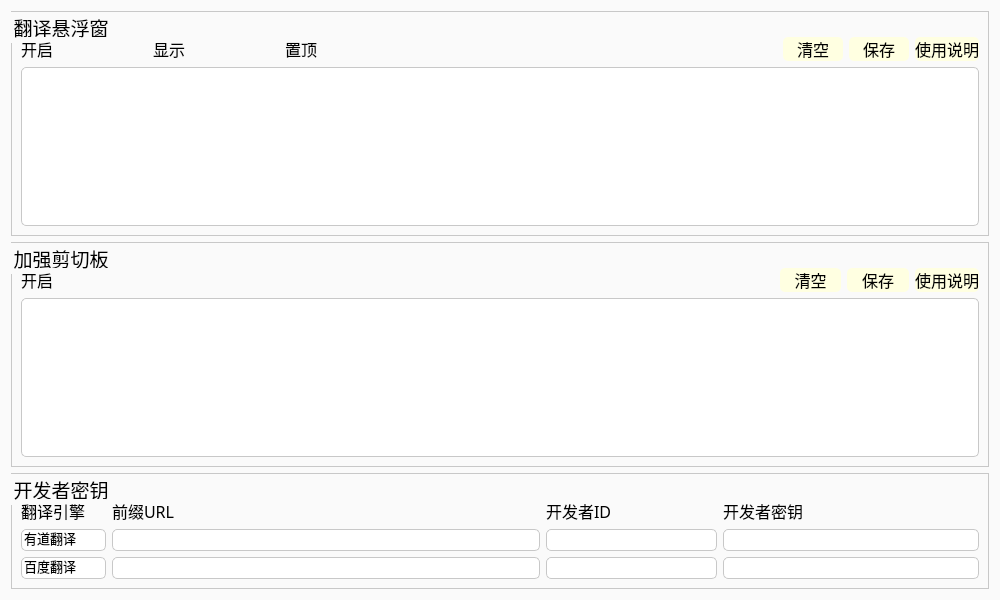
<?xml version="1.0" encoding="UTF-8"?>
<ui version="4.0">
 <class>Widget</class>
 <widget class="QWidget" name="Widget">
  <property name="geometry">
   <rect>
    <x>0</x>
    <y>0</y>
    <width>1000</width>
    <height>600</height>
   </rect>
  </property>
  <property name="windowTitle">
   <string>文献翻译</string>
  </property>
  <property name="styleSheet">
   <string notr="true">QWidget{
	background-color: rgba(250, 250, 250, 250);
	border:none;
}
QGroupBox{
	color: rgb(0, 0, 0);
	border:1px solid rgb(200,200,200);
}
QScrollBar:vertical{
	border: none;
	width:8px;
	margin: 0 0 0 0;
	background: transparent;
}
QScrollBar::handle:vertical{
	background: rgb(200, 200, 200);
	border-radius:4px;
}
QScrollBar::handle:vertical:hover{
	background: rgb(160, 160, 160);
	border-radius:4px;
}
QScrollBar::handle:vertical:pressed{
	background: rgb(5, 160, 255);
	border-radius:4px;
}
QScrollBar::add-page,QScrollBar::sub-page:vertical{
	background: transparent;
}
QScrollBar::add-line,QScrollBar::sub-line:vertical{
	background: transparent;
}
QLabel{
	color: rgb(0, 0, 0);
}
QTextEdit{
	border-radius:5px;
	border:1px solid rgb(200,200,200);
	background-color: rgb(255, 255, 255);
	color: rgb(0, 0, 0);
}
QLineEdit{
	border-radius:5px;
	border:1px solid rgb(200,200,200);
	background-color: rgb(255, 255, 255);
	color: rgb(0, 0, 0);
}
QPushButton{
	border-radius:5px;
	color: rgb(0,0, 0);
	background-color: rgb(255, 255, 225);
}
QPushButton:hover{
	border-radius:5px;
	color: rgb(0, 0, 0);
	background-color: rgb(255, 255, 252);
}</string>
  </property>
  <layout class="QVBoxLayout" name="verticalLayout">
   <item>
    <widget class="QGroupBox" name="groupbox_2">
     <property name="font">
      <font>
       <family>楷体</family>
       <pointsize>14</pointsize>
      </font>
     </property>
     <property name="title">
      <string>翻译悬浮窗</string>
     </property>
     <layout class="QGridLayout" name="gridLayout_2" columnstretch="1,1,1,1,1,1,6,1,1,0">
      <property name="topMargin">
       <number>25</number>
      </property>
      <item row="0" column="8">
       <widget class="QPushButton" name="savebutton">
        <property name="font">
         <font>
          <family>楷体</family>
          <pointsize>12</pointsize>
         </font>
        </property>
        <property name="text">
         <string>保存</string>
        </property>
       </widget>
      </item>
      <item row="1" column="0" colspan="10">
       <widget class="QTextEdit" name="textEdit">
        <property name="font">
         <font>
          <family>楷体</family>
          <pointsize>10</pointsize>
         </font>
        </property>
        <property name="readOnly">
         <bool>true</bool>
        </property>
        <property name="html">
         <string>&lt;!DOCTYPE HTML PUBLIC &quot;-//W3C//DTD HTML 4.0//EN&quot; &quot;http://www.w3.org/TR/REC-html40/strict.dtd&quot;&gt;
&lt;html&gt;&lt;head&gt;&lt;meta name=&quot;qrichtext&quot; content=&quot;1&quot; /&gt;&lt;style type=&quot;text/css&quot;&gt;
p, li { white-space: pre-wrap; }
&lt;/style&gt;&lt;/head&gt;&lt;body style=&quot; font-family:'楷体'; font-size:10pt; font-weight:400; font-style:normal;&quot;&gt;
&lt;p style=&quot;-qt-paragraph-type:empty; margin-top:0px; margin-bottom:0px; margin-left:0px; margin-right:0px; -qt-block-indent:0; text-indent:0px; font-family:'楷体';&quot;&gt;&lt;br /&gt;&lt;/p&gt;&lt;/body&gt;&lt;/html&gt;</string>
        </property>
       </widget>
      </item>
      <item row="0" column="3">
       <widget class="SwitchButton" name="showSwitch" native="true"/>
      </item>
      <item row="0" column="9">
       <widget class="QPushButton" name="helpbutton">
        <property name="font">
         <font>
          <family>楷体</family>
          <pointsize>12</pointsize>
         </font>
        </property>
        <property name="text">
         <string>使用说明</string>
        </property>
       </widget>
      </item>
      <item row="0" column="1">
       <widget class="SwitchButton" name="startSwitch" native="true"/>
      </item>
      <item row="0" column="6">
       <spacer name="horizontalSpacer">
        <property name="orientation">
         <enum>Qt::Horizontal</enum>
        </property>
        <property name="sizeHint" stdset="0">
         <size>
          <width>353</width>
          <height>20</height>
         </size>
        </property>
       </spacer>
      </item>
      <item row="0" column="2">
       <widget class="QLabel" name="showLabel">
        <property name="font">
         <font>
          <family>楷体</family>
          <pointsize>12</pointsize>
         </font>
        </property>
        <property name="text">
         <string>显示</string>
        </property>
       </widget>
      </item>
      <item row="0" column="4">
       <widget class="QLabel" name="topLabel">
        <property name="font">
         <font>
          <family>楷体</family>
          <pointsize>12</pointsize>
         </font>
        </property>
        <property name="text">
         <string>置顶</string>
        </property>
       </widget>
      </item>
      <item row="0" column="0">
       <widget class="QLabel" name="startLabel">
        <property name="font">
         <font>
          <family>楷体</family>
          <pointsize>12</pointsize>
         </font>
        </property>
        <property name="text">
         <string>开启</string>
        </property>
       </widget>
      </item>
      <item row="0" column="5">
       <widget class="SwitchButton" name="topSwitch" native="true"/>
      </item>
      <item row="0" column="7">
       <widget class="QPushButton" name="clearbutton">
        <property name="font">
         <font>
          <family>楷体</family>
          <pointsize>12</pointsize>
         </font>
        </property>
        <property name="text">
         <string>清空</string>
        </property>
       </widget>
      </item>
     </layout>
    </widget>
   </item>
   <item>
    <widget class="QGroupBox" name="groupbox_3">
     <property name="font">
      <font>
       <family>楷体</family>
       <pointsize>14</pointsize>
      </font>
     </property>
     <property name="title">
      <string>加强剪切板</string>
     </property>
     <layout class="QGridLayout" name="gridLayout_4" columnstretch="1,1,10,1,1,0">
      <property name="topMargin">
       <number>25</number>
      </property>
      <item row="0" column="2">
       <spacer name="horizontalSpacer_2">
        <property name="orientation">
         <enum>Qt::Horizontal</enum>
        </property>
        <property name="sizeHint" stdset="0">
         <size>
          <width>614</width>
          <height>20</height>
         </size>
        </property>
       </spacer>
      </item>
      <item row="1" column="0" colspan="6">
       <widget class="QTextEdit" name="textEdit_2">
        <property name="font">
         <font>
          <family>楷体</family>
          <pointsize>10</pointsize>
         </font>
        </property>
        <property name="readOnly">
         <bool>true</bool>
        </property>
       </widget>
      </item>
      <item row="0" column="0">
       <widget class="QLabel" name="startLabel_2">
        <property name="font">
         <font>
          <family>楷体</family>
          <pointsize>12</pointsize>
         </font>
        </property>
        <property name="text">
         <string>开启</string>
        </property>
       </widget>
      </item>
      <item row="0" column="1">
       <widget class="SwitchButton" name="startSwitch_2" native="true"/>
      </item>
      <item row="0" column="4">
       <widget class="QPushButton" name="savebutton_2">
        <property name="font">
         <font>
          <family>楷体</family>
          <pointsize>12</pointsize>
         </font>
        </property>
        <property name="text">
         <string>保存</string>
        </property>
       </widget>
      </item>
      <item row="0" column="5">
       <widget class="QPushButton" name="helpbutton_2">
        <property name="font">
         <font>
          <family>楷体</family>
          <pointsize>12</pointsize>
         </font>
        </property>
        <property name="text">
         <string>使用说明</string>
        </property>
       </widget>
      </item>
      <item row="0" column="3">
       <widget class="QPushButton" name="clearbutton_2">
        <property name="font">
         <font>
          <family>楷体</family>
          <pointsize>12</pointsize>
         </font>
        </property>
        <property name="text">
         <string>清空</string>
        </property>
       </widget>
      </item>
     </layout>
    </widget>
   </item>
   <item>
    <widget class="QGroupBox" name="groupbox">
     <property name="font">
      <font>
       <family>楷体</family>
       <pointsize>14</pointsize>
      </font>
     </property>
     <property name="title">
      <string>开发者密钥</string>
     </property>
     <layout class="QGridLayout" name="gridLayout" columnstretch="1,5,2,3">
      <property name="topMargin">
       <number>25</number>
      </property>
      <item row="0" column="0">
       <widget class="QLabel" name="typeLabel">
        <property name="font">
         <font>
          <family>楷体</family>
          <pointsize>12</pointsize>
         </font>
        </property>
        <property name="text">
         <string>翻译引擎</string>
        </property>
       </widget>
      </item>
      <item row="0" column="1">
       <widget class="QLabel" name="urlLabel">
        <property name="font">
         <font>
          <family>楷体</family>
          <pointsize>12</pointsize>
         </font>
        </property>
        <property name="text">
         <string>前缀URL</string>
        </property>
       </widget>
      </item>
      <item row="0" column="2">
       <widget class="QLabel" name="appidLabel">
        <property name="font">
         <font>
          <family>楷体</family>
          <pointsize>12</pointsize>
         </font>
        </property>
        <property name="text">
         <string>开发者ID</string>
        </property>
       </widget>
      </item>
      <item row="0" column="3">
       <widget class="QLabel" name="keyLabel">
        <property name="font">
         <font>
          <family>楷体</family>
          <pointsize>12</pointsize>
         </font>
        </property>
        <property name="text">
         <string>开发者密钥</string>
        </property>
       </widget>
      </item>
      <item row="1" column="0">
       <widget class="QLineEdit" name="youdaolineEdit">
        <property name="font">
         <font>
          <family>楷体</family>
          <pointsize>10</pointsize>
         </font>
        </property>
        <property name="text">
         <string>有道翻译</string>
        </property>
        <property name="readOnly">
         <bool>true</bool>
        </property>
       </widget>
      </item>
      <item row="1" column="1">
       <widget class="QLineEdit" name="urlLineEdit_2">
        <property name="font">
         <font>
          <family>楷体</family>
          <pointsize>10</pointsize>
         </font>
        </property>
        <property name="text">
         <string/>
        </property>
        <property name="readOnly">
         <bool>true</bool>
        </property>
       </widget>
      </item>
      <item row="1" column="2">
       <widget class="QLineEdit" name="appidLineEdit_2">
        <property name="font">
         <font>
          <family>楷体</family>
          <pointsize>10</pointsize>
         </font>
        </property>
        <property name="text">
         <string/>
        </property>
        <property name="readOnly">
         <bool>true</bool>
        </property>
       </widget>
      </item>
      <item row="1" column="3">
       <widget class="QLineEdit" name="keyLineEdit_2">
        <property name="font">
         <font>
          <family>楷体</family>
          <pointsize>10</pointsize>
         </font>
        </property>
        <property name="text">
         <string/>
        </property>
        <property name="readOnly">
         <bool>true</bool>
        </property>
       </widget>
      </item>
      <item row="2" column="0">
       <widget class="QLineEdit" name="baidulineEdit">
        <property name="font">
         <font>
          <family>楷体</family>
          <pointsize>10</pointsize>
         </font>
        </property>
        <property name="text">
         <string>百度翻译</string>
        </property>
        <property name="readOnly">
         <bool>true</bool>
        </property>
       </widget>
      </item>
      <item row="2" column="1">
       <widget class="QLineEdit" name="urlLineEdit">
        <property name="font">
         <font>
          <family>楷体</family>
          <pointsize>10</pointsize>
         </font>
        </property>
        <property name="text">
         <string/>
        </property>
        <property name="readOnly">
         <bool>true</bool>
        </property>
       </widget>
      </item>
      <item row="2" column="2">
       <widget class="QLineEdit" name="appidLineEdit">
        <property name="font">
         <font>
          <family>楷体</family>
          <pointsize>10</pointsize>
         </font>
        </property>
        <property name="text">
         <string/>
        </property>
        <property name="readOnly">
         <bool>true</bool>
        </property>
       </widget>
      </item>
      <item row="2" column="3">
       <widget class="QLineEdit" name="keyLineEdit">
        <property name="font">
         <font>
          <family>楷体</family>
          <pointsize>10</pointsize>
         </font>
        </property>
        <property name="text">
         <string/>
        </property>
        <property name="readOnly">
         <bool>true</bool>
        </property>
       </widget>
      </item>
     </layout>
    </widget>
   </item>
  </layout>
 </widget>
 <customwidgets>
  <customwidget>
   <class>SwitchButton</class>
   <extends>QWidget</extends>
   <header location="global">Element.h</header>
   <container>1</container>
  </customwidget>
 </customwidgets>
 <resources/>
 <connections/>
</ui>
